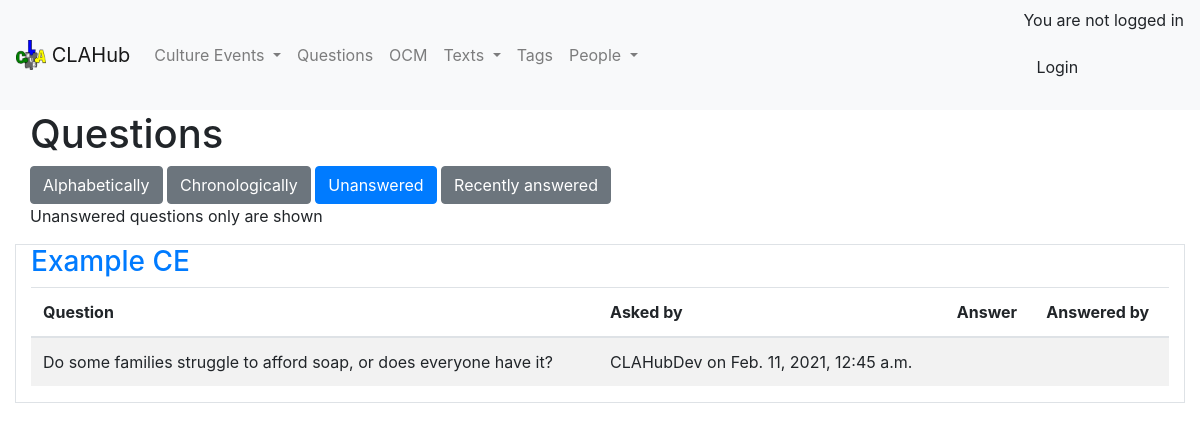
/CE/questions_unanswered, run on the app's committed database.
### CE/models.py (models this page shows, shortened)
class CultureEvent(models.Model):
    title = models.CharField(max_length=60, blank=False, unique=True)
    date_created = models.DateTimeField(auto_now_add=True)
    last_modified = models.DateTimeField(auto_now=True)
    last_modified_by = models.CharField(max_length=20)
    description = models.TextField(blank=True)
    description_plain_text = models.TextField(blank=True)
    differences = models.TextField(blank=True)
    interpretation = models.TextField(blank=True)
    slug = models.SlugField(unique=True)  # set in save function, form doesn't need to validate it
    tags = TaggableManager()
    def save(self, *args, **kwargs):
        self.check_unique_title()
        self.description = bleach.clean(self.description_plain_text)
        if CE.settings.auto_cross_reference:
            self.auto_cross_ref()
        else:
            self.find_tag()
        self.slug = slugify(self.title)
        super().save(*args, **kwargs)

class Question(models.Model):
    def __init__(self, *args, **kwargs):
        super(Question, self).__init__(*args, **kwargs)
        self.original_answer = self.answer
    ce = models.ForeignKey('CultureEvent', on_delete=models.CASCADE)
    question = models.CharField(max_length=200)
    answer = models.CharField(max_length=200,
                              blank=True)
    date_created = models.DateTimeField(auto_now_add=True)
    asked_by = models.CharField(max_length=30)
    last_modified = models.DateTimeField(auto_now=True)
    last_modified_by = models.CharField(max_length=20)
    answered_by = models.CharField(max_length=20)

### CE/views.py (the view)
# urls.py: path('questions_unanswered', views.questions_unanswered, name='questions_unanswered'),
@CE.utilities.conditional_login
def questions_unanswered(request):
    questions = Question.objects.filter(answer='').order_by('ce', '-last_modified')
    paginator = Paginator(questions, 25)
    questions = paginator.get_page(request.GET.get('page'))
    set_ces = set([i.ce for i in questions])
    context = {
        'Questions': questions,
        'paginator': questions,
        'CEs': set_ces,
        'title': 'Questions'
    }
    return render(request, 'CE/questions_unanswered.html', context)

### CE/templates/CE/questions_unanswered.html (shortened to what this page needs)
{% extends 'base.html' %}
{% block page_content %}
<div class="container-fluid">
    <h1>Questions</h1>
    <div class="btn=group" role="group" aria-label="Filter options" >
        <a href="{% url 'CE:questions_alph' %}" role="button" class="btn btn-secondary">Alphabetically</a>
        <a href="{% url 'CE:questions_chron' %}" role="button" class="btn btn-secondary">Chronologically</a>
        <button type="button" class="btn btn-primary">Unanswered</button>
        <a href="{% url 'CE:questions_recent' %}" role="button" class="btn btn-secondary">Recently answered</a>
    </div>
    <p>Unanswered questions only are shown</p>
</div>
{% include 'CE/partial/question_table.html' %}
{% endblock %}

### CE/templates/CE/partial/question_table.html (shortened to what this page needs)
{% for ce in CEs %}
<div class="container-fluid border">
    <h3><a href="{{ce.id}}">{{ ce.title }}</a></h3>
    <table class="table table-striped">
    <thead>
    <tr>
        <th scope="col">Question</th>
        <th scope="col">Asked by</th>
        <th scope="col">Answer</th>
        <th scope="col">Answered by</th>
    </tr>
    </thead>
    <tbody>
    {% for q in Questions %}
    {% if q.ce == ce %}
    <td>{{q.question}}</td>
    <td>{{q.asked_by}} on {{q.date_created}}</td>
    <td>{{q.answer}}</td>
    <td>{{q.answered_by}}</td>
    {% endif %}
    </tbody>
            {% endfor %}
</table>
</div>
{% endfor %}

### data on the page
CultureEvent: title "Example CE"
Question: question "Do some families struggle to afford soap, or does everyone have it?", asked_by "CLAHubDev", date_created "Feb. 11, 2021, 12:45 a.m."
